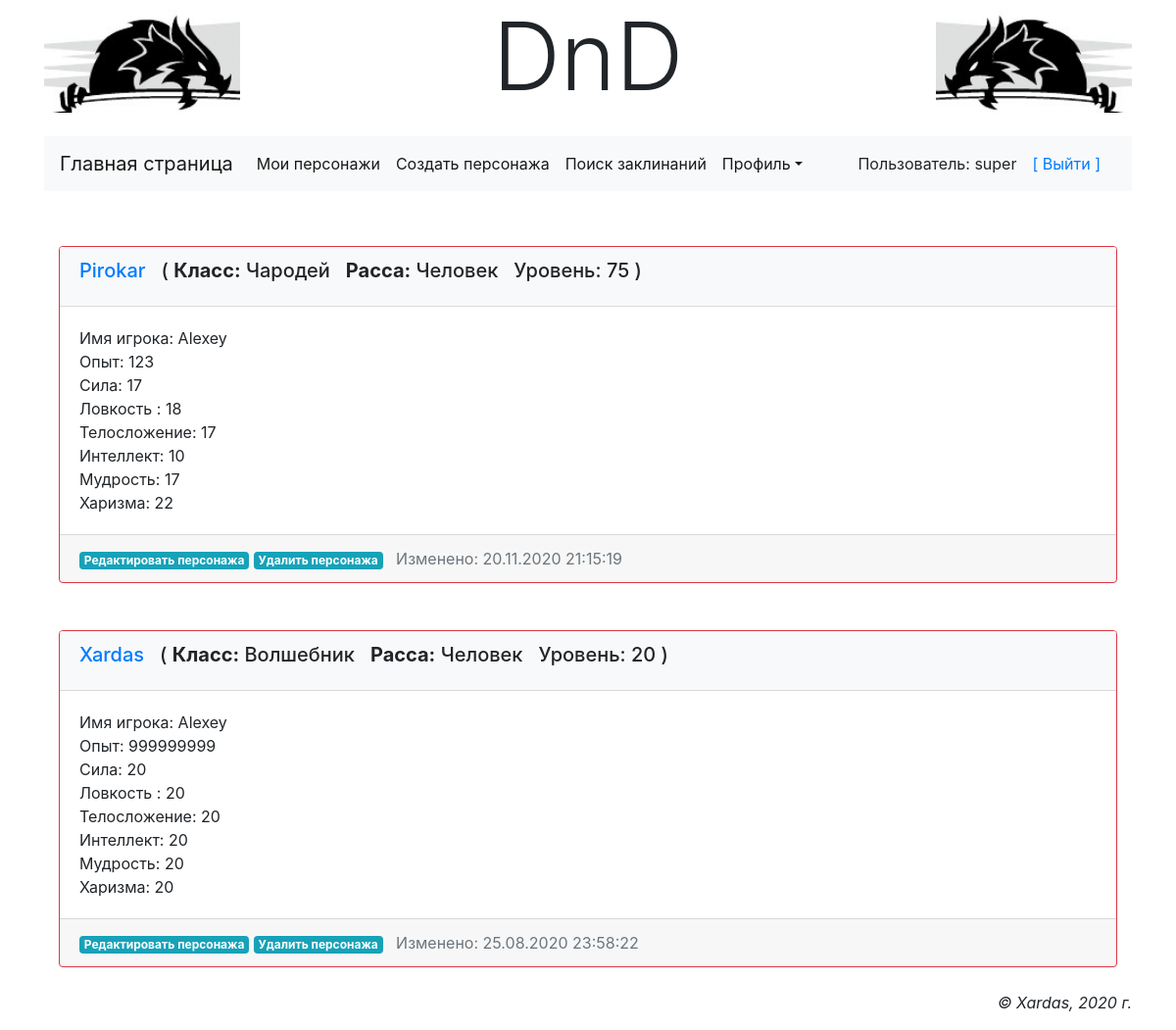
The page /main/accounts/profile/ (signed in) on the database as committed earlier.
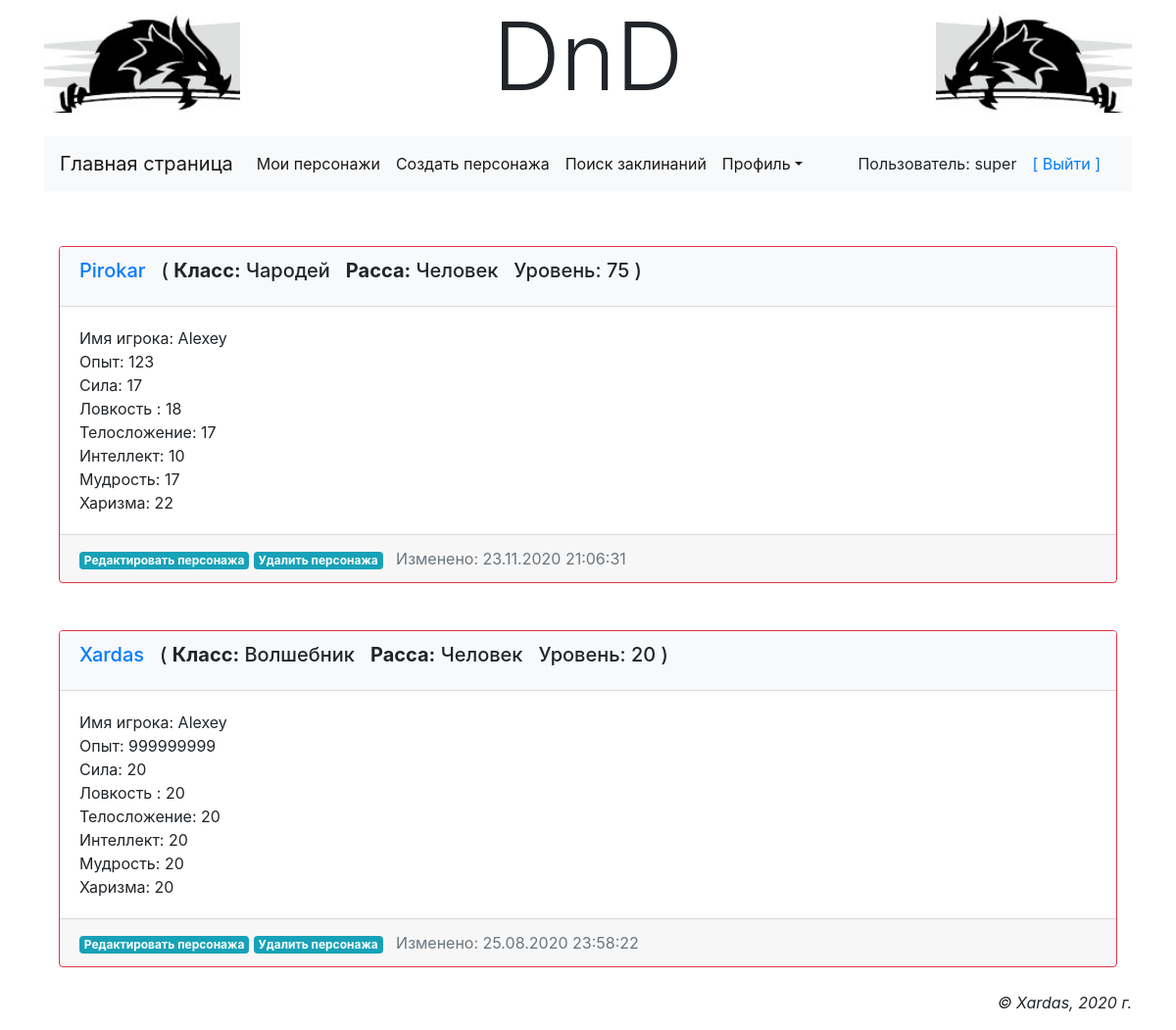
The same page on the database as committed later.
### main/models.py (models this page shows, shortened)
class CharBase(models.Model):
    owner = models.ForeignKey('AdvUser', null=False, on_delete=models.PROTECT, verbose_name='Владелец персонажа')
    name = models.CharField(db_index=True, unique=True, null=False, max_length=20, verbose_name='Имя персонажа')
    races = models.ManyToManyField(CharRaces, choices=CharRaces.RACE_CHOICES, max_length=20,
                                   verbose_name='Расса персонажа')
    playername = models.CharField(null=True, max_length=20, verbose_name='Реальное имя персонажа')
    level = models.IntegerField(null=False, default=1, verbose_name='Уровень персонажа')
    expirence = models.IntegerField(null=False, default=0, verbose_name='Опыт персонажа')
    strength = models.IntegerField(null=False, default=8, verbose_name='Сила персонажа')
    dexterity = models.IntegerField(null=False, default=8, verbose_name='Ловкость персонажа')
    constitution = models.IntegerField(null=False, default=8, verbose_name='Телосложение персонажа')
    intellegence = models.IntegerField(null=False, default=8, verbose_name='Интеллект персонажа')
    wisdom = models.IntegerField(null=False, default=8, verbose_name='Мудрость персонажа')
    chrarisma = models.IntegerField(null=False, default=8, verbose_name='Харизма персонажа')
    modified = models.DateTimeField(auto_now_add=True, db_index=True, verbose_name='Время модификации')
    spells = models.ManyToManyField(Spell)
    prof_bonus = models.IntegerField(null=True, default=0, verbose_name='Бонус мастерства')
    armor_class = models.IntegerField(null=True, default=0, verbose_name='Броня персонажа')
    speed = models.IntegerField(null=True, default=0, verbose_name='Скорость персонажа')
    initiative = models.IntegerField(null=True, default=0, verbose_name='Инициатива')
    inspiration = models.IntegerField(null=True, default=0, verbose_name='Вдохновение')
    hitpoints_max = models.IntegerField(null=True, default=0, verbose_name='Максимальое здоровье')
    hitpoints_curr = models.IntegerField(null=True, default=0, verbose_name='Текущее здоровье')
    hitpoints_temp = models.IntegerField(null=True, default=0, verbose_name='Временные очки здоровья')
    char_classes = models.ManyToManyField(CharClasses, choices=CharClasses.CLASS_CHOICES,
                                          verbose_name='Класс персонажа')
    world_view = models.IntegerField(null=True, default=0, verbose_name='Мировозрение')
    gender = models.BooleanField(default=True, verbose_name='Пол')
    age = models.IntegerField(null=True, default=21, verbose_name='Возраст персонажа')
    height = models.IntegerField(null=True, default=175, verbose_name='Рост персонажа')
    weight = models.IntegerField(null=True, default=60, verbose_name='Вес персонажа')
    hair = models.CharField(null=True, max_length=20, verbose_name='Цвет волос')
    eyes = models.CharField(null=True, max_length=20, verbose_name='Цвет глаз')
    skin = models.CharField(null=True, max_length=20, verbose_name='Цвет кожы')
    avatar = models.ImageField(null=True, blank=True, upload_to='avatars/', verbose_name='Аватар')
    pers_traits = models.CharField(null=True, max_length=20, verbose_name='Персональные черты')
    ideals = models.CharField(null=True, max_length=20, verbose_name='Идеалы')
    bonds = models.CharField(null=True, max_length=20, verbose_name='Привязанности')
    flaws = models.CharField(null=True, max_length=20, verbose_name='Пороки')
    char_history = models.TextField(default='', verbose_name='История персонажа')
    gold_count = models.IntegerField(null=True, default=0, verbose_name='Золото персонажа')
    silver_count = models.IntegerField(null=True, default=0, verbose_name='Серебро персонажа')
    copper_count = models.IntegerField(null=True, default=0, verbose_name='Медь персонажа')
    char = CharacterManager()
    objects = models.Manager()
    class Meta:
        ordering = ['-modified']

### main/views.py (the view)
# urls.py: path('accounts/profile/', profile, name='profile'),
@login_required
def profile(request):
    print("Current account: ", request.user)
    chars = CharBase.objects.filter(owner=request.user)
    return render(request, 'main/profile.html', {'chars': chars})

### main/models.py (called while the page is built)
    def __str__(self):
        return self.username

### main/templates/main/profile.html (shortened to what this page needs)
{% extends "layout/basic.html" %}
{% block content %}
{% for ch in chars %}
<div class="card border-danger mt-5">
    <div class="card-header bg-light">
        <h5 class="card-title">
            <a href="{% url 'main:view_character' ch.name %}">{{ ch.name }}</a>
            &nbsp&nbsp(
            <b>Класс:</b>
            {% for char_class in ch.char_classes.all %}
                {{ char_class.name }}
            {% endfor %}&nbsp
            <b>Расса:</b>
            {% for race in ch.races.all %}
                {{ race.caption }}
            {% endfor %}&nbsp
            Уровень: {{ ch.level }}&nbsp)
        </h5>
    </div>
    <div class="card-body">
        Имя игрока:  {{ ch.playername }} <br>
        Опыт: {{ ch.expirence }} <br>
        Сила: {{ ch.strength }} <br>
        Ловкость : {{ ch.dexterity }} <br>
        Телосложение: {{ ch.constitution }} <br>
        Интеллект: {{ ch.intellegence }} <br>
        Мудрость: {{ ch.wisdom }} <br>
        Харизма: {{ ch.chrarisma }} <br>
    </div>
    <div class="card-footer">
        <a class="badge badge-info" href="{% url 'main:edit_character' ch.name %}">Редактировать персонажа</a>
        <a class="badge badge-info" href="{% url 'main:delete_character' ch.name %}">Удалить персонажа</a>
        &nbsp&nbsp<span class="text-right text-muted">Изменено:  {{ ch.modified|date:"d.m.Y H:i:s" }}</span>
    </div>
</div>
{% endfor %}
{% endblock %}

Rows that differ between the two databases and show on the page:
changed CharBase "Pirokar": modified "20.11.2020 21:15:19" → "23.11.2020 21:06:31"
